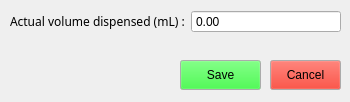
<?xml version="1.0" encoding="UTF-8"?>
<ui version="4.0">
 <class>calibrationForm</class>
 <widget class="QDialog" name="calibrationForm">
  <property name="windowModality">
   <enum>Qt::NonModal</enum>
  </property>
  <property name="geometry">
   <rect>
    <x>0</x>
    <y>0</y>
    <width>350</width>
    <height>102</height>
   </rect>
  </property>
  <property name="sizePolicy">
   <sizepolicy hsizetype="Fixed" vsizetype="Fixed">
    <horstretch>0</horstretch>
    <verstretch>0</verstretch>
   </sizepolicy>
  </property>
  <property name="minimumSize">
   <size>
    <width>350</width>
    <height>0</height>
   </size>
  </property>
  <property name="maximumSize">
   <size>
    <width>350</width>
    <height>217</height>
   </size>
  </property>
  <property name="windowTitle">
   <string>Calibration - Actual Value</string>
  </property>
  <property name="modal">
   <bool>true</bool>
  </property>
  <widget class="QPushButton" name="saveForm">
   <property name="geometry">
    <rect>
     <x>180</x>
     <y>60</y>
     <width>81</width>
     <height>30</height>
    </rect>
   </property>
   <property name="palette">
    <palette>
     <active>
      <colorrole role="Button">
       <brush brushstyle="SolidPattern">
        <color alpha="255">
         <red>27</red>
         <green>237</green>
         <blue>34</blue>
        </color>
       </brush>
      </colorrole>
     </active>
     <inactive>
      <colorrole role="Button">
       <brush brushstyle="SolidPattern">
        <color alpha="255">
         <red>27</red>
         <green>237</green>
         <blue>34</blue>
        </color>
       </brush>
      </colorrole>
     </inactive>
     <disabled>
      <colorrole role="Button">
       <brush brushstyle="SolidPattern">
        <color alpha="255">
         <red>27</red>
         <green>237</green>
         <blue>34</blue>
        </color>
       </brush>
      </colorrole>
     </disabled>
    </palette>
   </property>
   <property name="autoFillBackground">
    <bool>false</bool>
   </property>
   <property name="text">
    <string>Save</string>
   </property>
   <property name="autoDefault">
    <bool>false</bool>
   </property>
  </widget>
  <widget class="QPushButton" name="cancel">
   <property name="geometry">
    <rect>
     <x>270</x>
     <y>60</y>
     <width>71</width>
     <height>30</height>
    </rect>
   </property>
   <property name="palette">
    <palette>
     <active>
      <colorrole role="Button">
       <brush brushstyle="SolidPattern">
        <color alpha="255">
         <red>237</red>
         <green>17</green>
         <blue>1</blue>
        </color>
       </brush>
      </colorrole>
     </active>
     <inactive>
      <colorrole role="Button">
       <brush brushstyle="SolidPattern">
        <color alpha="255">
         <red>237</red>
         <green>17</green>
         <blue>1</blue>
        </color>
       </brush>
      </colorrole>
     </inactive>
     <disabled>
      <colorrole role="Button">
       <brush brushstyle="SolidPattern">
        <color alpha="255">
         <red>237</red>
         <green>17</green>
         <blue>1</blue>
        </color>
       </brush>
      </colorrole>
     </disabled>
    </palette>
   </property>
   <property name="text">
    <string>Cancel</string>
   </property>
   <property name="autoDefault">
    <bool>false</bool>
   </property>
  </widget>
  <widget class="QWidget" name="formLayoutWidget">
   <property name="geometry">
    <rect>
     <x>10</x>
     <y>10</y>
     <width>331</width>
     <height>41</height>
    </rect>
   </property>
   <layout class="QFormLayout" name="formLayout">
    <property name="fieldGrowthPolicy">
     <enum>QFormLayout::AllNonFixedFieldsGrow</enum>
    </property>
    <property name="verticalSpacing">
     <number>1</number>
    </property>
    <item row="0" column="0">
     <widget class="QLabel" name="label">
      <property name="sizePolicy">
       <sizepolicy hsizetype="Expanding" vsizetype="Preferred">
        <horstretch>0</horstretch>
        <verstretch>0</verstretch>
       </sizepolicy>
      </property>
      <property name="font">
       <font>
        <family>PibotoLt</family>
       </font>
      </property>
      <property name="text">
       <string>Actual volume dispensed (mL) :</string>
      </property>
     </widget>
    </item>
    <item row="0" column="1">
     <widget class="QDoubleSpinBox" name="actualVolume">
      <property name="buttonSymbols">
       <enum>QAbstractSpinBox::NoButtons</enum>
      </property>
      <property name="correctionMode">
       <enum>QAbstractSpinBox::CorrectToNearestValue</enum>
      </property>
      <property name="minimum">
       <double>0.000000000000000</double>
      </property>
      <property name="maximum">
       <double>105.000000000000000</double>
      </property>
      <property name="singleStep">
       <double>0.100000000000000</double>
      </property>
      <property name="value">
       <double>0.000000000000000</double>
      </property>
     </widget>
    </item>
   </layout>
  </widget>
 </widget>
 <resources/>
 <connections/>
</ui>
